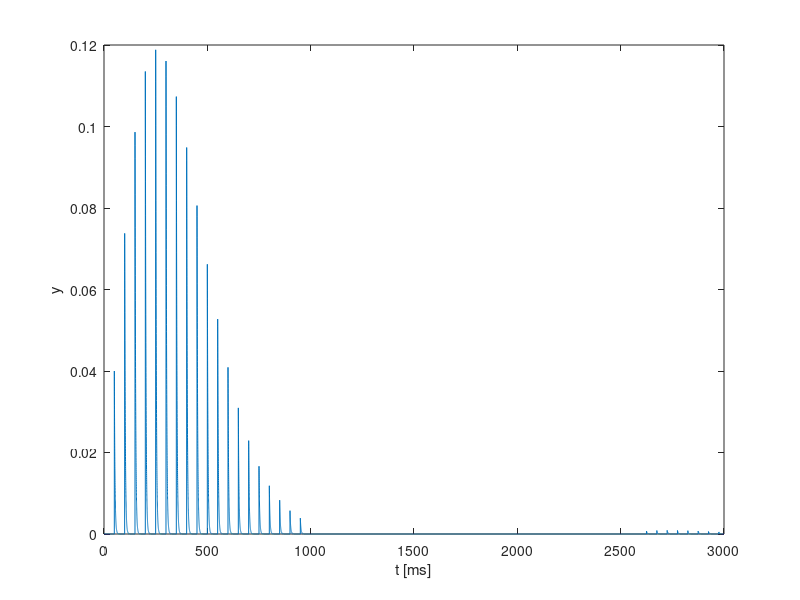
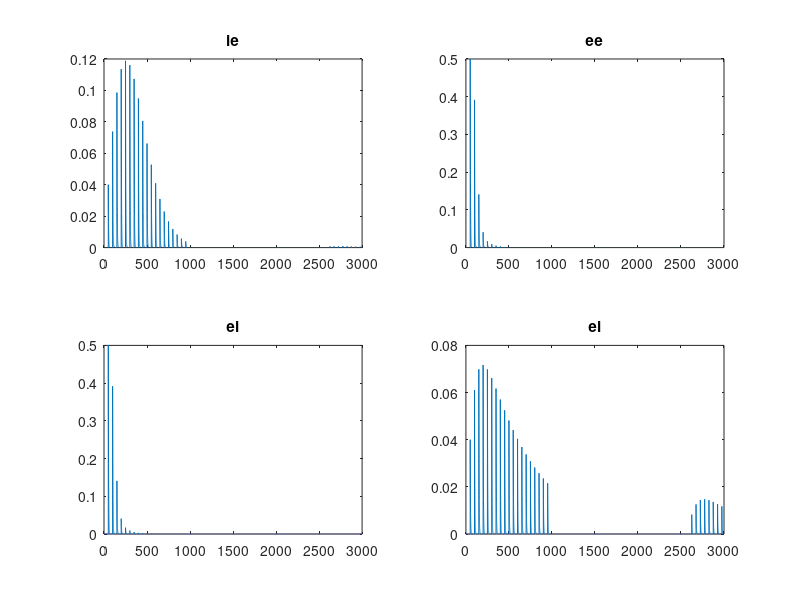
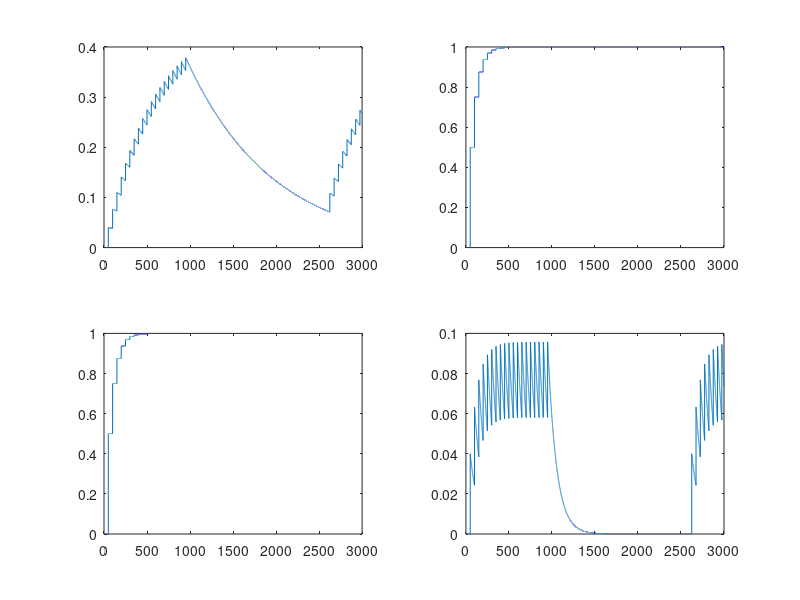

Here is the MATLAB script that generated these plots, in order:

endTime=3000;
timestep = 0.1;
totalSteps = endTime / timestep;
Y = zeros(4,totalSteps);
U = zeros(4,totalSteps);
X  = zeros(4,totalSteps);
Z = zeros(4,totalSteps);

% ie, ee, ei, ii
t1 = [1.0/3.0 ;1.0/3.0;1.0/3.0;1.0/3.0 ]; % 1/t1
trec = [1.0/100.0; 1.0/800.0; 1.0/800.0; 1.0/100.0] % 1/t
tfac = [0.001;0.001;0.001;1.0/100]% 1/t
UU = [0.04;0.5;0.5;0.04];
notDepressing = [1;0;0;1];
delta = zeros(1,totalSteps);
%delta(100*[1,2,3,4,5])=1;
%delta = ones(1,totalSteps);
delta(1:500:10000)=1;
delta(totalSteps*7/8:500:totalSteps) = 1;
U(:,1)=[0;0;0;0];
X(:,1)=[1;1;1;1];
Y(:,1)=[0;0;0;0];
Z(:,1) = [0;0;0;0];
lastSpike = 0;
for i=2:totalSteps
    if (delta(i)~=0)
        
    end;
    U(:,i) = U(:,i-1)+ 0.1*(-notDepressing.*U(:,i-1).*tfac)+delta(i)*(1-U(:,i-1)).*UU;
    
    Y(:,i) = Y(:,i-1)+0.1*(-Y(:,i-1).*t1)+delta(i)*U(:,i).*X(:,i-1);
    X(:,i) = X(:,i-1)+0.1*(Z(:,i-1).*trec) - delta(i)*U(:,i).*X(:,i-1);
    Z(:,i) = Z(:,i-1)+0.1*(Y(:,i-1).*t1)-Z(:,i-1).*trec;
end;
figure('Name','Y');
x = 0:timestep:(endTime-timestep);
plot(x,Y(1,:));
xlabel('t [ms]');
ylabel('y');
hold on;
figure;
%x = 1:totalSteps;
x = 0:timestep:(endTime-timestep);
subplot(2,2,1);
plot(x,Y(1,:));
title('ie');
hold on;

subplot(2,2,2);
plot(x,Y(2,:));
title('ee');
hold on;

subplot(2,2,3);
plot(x,Y(3,:));
title('ei');
hold on;

subplot(2,2,4);
plot(x,Y(4,:));
title('ei');
% figure;
% %x = 1:totalSteps;
% x = 0:timestep:(endTime-0.1);
% subplot(2,2,1);
% plot(x,X(1,:));
% hold on;
% 
% subplot(2,2,2);
% plot(x,X(2,:));
% hold on;
% 
% subplot(2,2,3);
% plot(x,X(3,:));
% hold on;
% 
% subplot(2,2,4);
% plot(x,X(4,:));
% 
figure('Name','U');
%x = 1:totalSteps;
x = 0:timestep:(endTime-timestep);
subplot(2,2,1);
plot(x,U(1,:));
hold on;

subplot(2,2,2);
plot(x,U(2,:));
hold on;

subplot(2,2,3);
plot(x,U(3,:));
hold on;

subplot(2,2,4);
plot(x,U(4,:))
